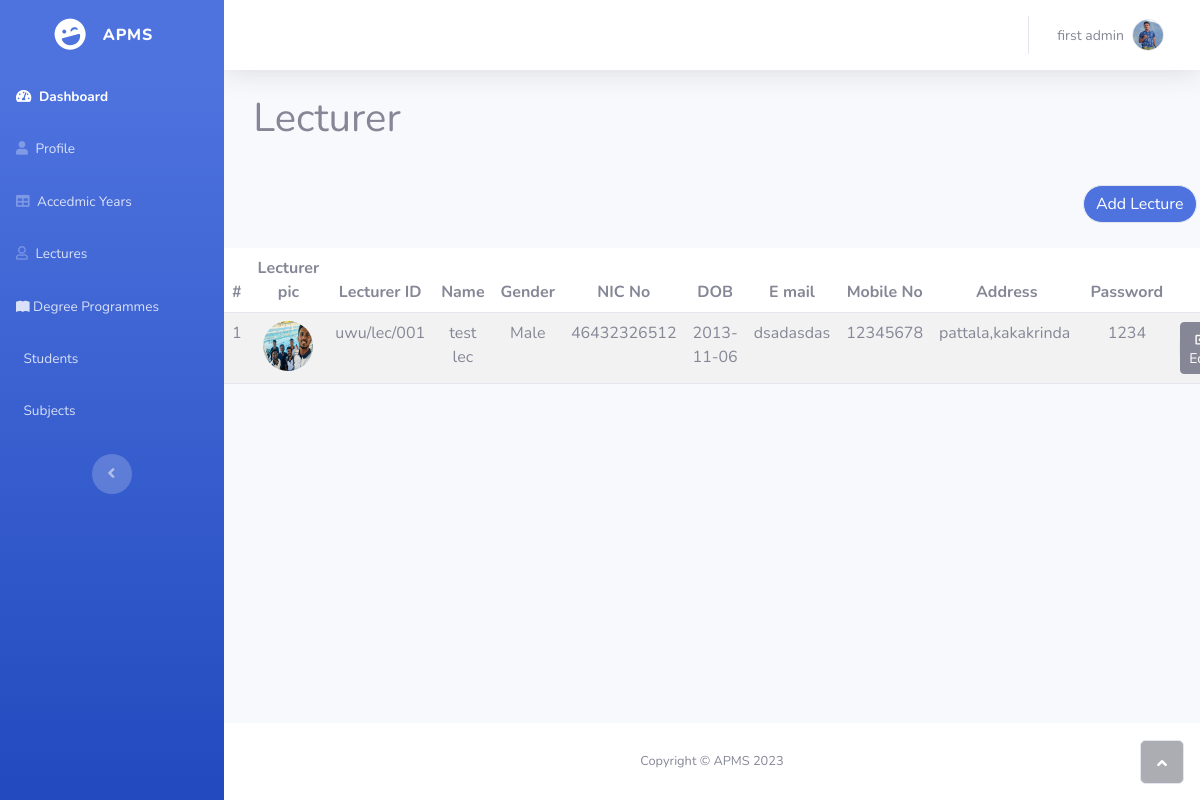
Screenshot of /Admin/Lectuers/Lecture_show.php (signed in) with the database file from the repository.
### tables this page shows
CREATE TABLE `tbl_lecturer` (
  `lec_id` int(11) NOT NULL,
  `username` varchar(255) NOT NULL,
  `password` varchar(255) NOT NULL,
  `role_id` int(10) NOT NULL,
  `name` varchar(100) NOT NULL,
  `bio` varchar(255) NOT NULL,
  `index_no` varchar(100) NOT NULL,
  `nic` varchar(255) NOT NULL,
  `gender` varchar(50) NOT NULL,
  `DOB` date NOT NULL,
  `address` varchar(255) NOT NULL,
  `tel_no` int(100) NOT NULL,
  `linkdin` varchar(255) NOT NULL,
  `github` varchar(255) NOT NULL,
  `gmail` varchar(255) NOT NULL,
  `image` varchar(255) NOT NULL
);

### Admin/Lectuers/Lecture_show.php (the view, shortened to what this page needs)
<?php include("C:/xampp/htdocs/APMS/Admin/parts/headerA.php") ?>
<body id="page-top">
    <div id="wrapper">
        <?php include("C:/xampp/htdocs/APMS/Admin/parts/Navbar.php") ?>
        <div style="margin-left: 3%;">
            <h1 style="margin-bottom: 43px;">Lecturer</h1>
        </div>
        <section id="lectures-show">
            <button class="btn btn-primary border rounded-pill" type="button" style="margin-left: 88%;margin-bottom: 25px;" onclick="window.location.href ='/APMS/Admin/Lectuers/Lecture_add.php';"> Add Lecture </button>
            <div>
                <div class="table-responsive text-center">
                    <table class="table table-striped table-hover">
                        <thead>
                            <tr>
                                <th>#</th>
                                <th style="width: 0;">Lecturer pic</th>
                                <th>Lecturer ID</th>
                                <th>Name</th>
                                <th>Gender</th>
                                <th>NIC No</th>
                                <th>DOB</th>
                                <th>E mail</th>
                                <th>Mobile No</th>
                                <th>Address</th>
                                <th>Password</th>
                                <th>Action</th>
                            </tr>
                        </thead>
                        <tbody>
                            <?php
                            $sql = "SELECT * FROM  tbl_lecturer";
                            $res = mysqli_query($conn, $sql);
                            $count = mysqli_num_rows($res);
                            $count_num = 1;
                            if ($count > 0) {
                                while ($rows = mysqli_fetch_assoc($res)) {
                                    $index_no = $rows['index_no'];
                                    $name = $rows['name'];
                                    $address = $rows['address'];
                                    $gender = $rows['gender'];
                                    $lecturer_image = $rows['image'];
                                    $tel_no = $rows['tel_no'];
                                    $gmail = $rows['gmail'];
                                    $nic = $rows['nic'];
                                    $DOB = $rows['DOB'];
                                    $password = $rows['password'];
                            ?>
                                    <tr>
                                        <td><?php echo $count_num++ ?></td>
                                        <td><img class="rounded-circle" style="width: 50px;height: 50px;" src="/APMS/images/lecturers/<?php echo $lecturer_image; ?>"></td>
                                        <td><?php echo $index_no ?></td>
                                        <td><?php echo $name ?></td>
                                        <td><?php echo $gender ?></td>
                                        <td><?php echo $nic ?></td>
                                        <td><?php echo $DOB ?></td>
                                        <td><?php echo $gmail ?></td>
                                        <td><?php echo $tel_no ?></td>
                                        <td> <?php echo $address ?>&nbsp;</td>
                                        <td><?php echo $password ?></td>
                                        <td>
                                            <div class="btn-group btn-group-sm border rounded-pill" role="group">
                                                <button class="btn btn-secondary btn-sm" type="button" onclick="window.location.href='';">
                                                    Edit
                                                </button>
                                            </div>
                                        </td>
                                    </tr>
                            <?php
                                }
                            }
                            ?>
                        </tbody>
                    </table>
                </div>
            </div>
        </section>
    </div>
    <?php include("C:/xampp/htdocs/APMS/Admin/parts/footer.php") ?>

### Admin/parts/searchandheader.php (shortened to what this page needs)
<nav class="navbar navbar-light navbar-expand bg-white shadow mb-4 topbar static-top">
     <div class="container-fluid">
          <ul class="navbar-nav flex-nowrap ms-auto">
               <li class="nav-item dropdown no-arrow">
                    <div class="nav-item dropdown no-arrow">
                         <a class="dropdown-toggle nav-link" aria-expanded="false" data-bs-toggle="dropdown" href="#">
                              <?php
                                  $sql = "SELECT * from tbl_admin WHERE admin_id =$user_id ";
                                  $res = mysqli_query($conn, $sql);
                                  if ($res == TRUE) {
                                       $count = mysqli_num_rows($res);
                                       if ($count > 0) {
                                            while ($rows = mysqli_fetch_assoc($res)) {
                                                 $name = $rows["name"];
                                                 $image = $rows["image"];
                                            }
                                       }
                                  }
                                  ?>
                              <span class="d-none d-lg-inline me-2 text-gray-600 small"><?php echo $name ?></span>
                              <img class="border rounded-circle img-profile" src="/APMS/images/admin/<?php echo $image ?> ">
                         </a>
                    </div>
               </li>
          </ul>
     </div>
</nav>

### rows the page displays
tbl_lecturer: image (picture), index_no "uwu/lec/001", name "test lec", gender "Male", nic "46432326512", DOB "2013-11-06", gmail "dsadasdas", tel_no "12345678", address "pattala,kakakrinda", password "1234"

### other values shown
$name "first admin"
